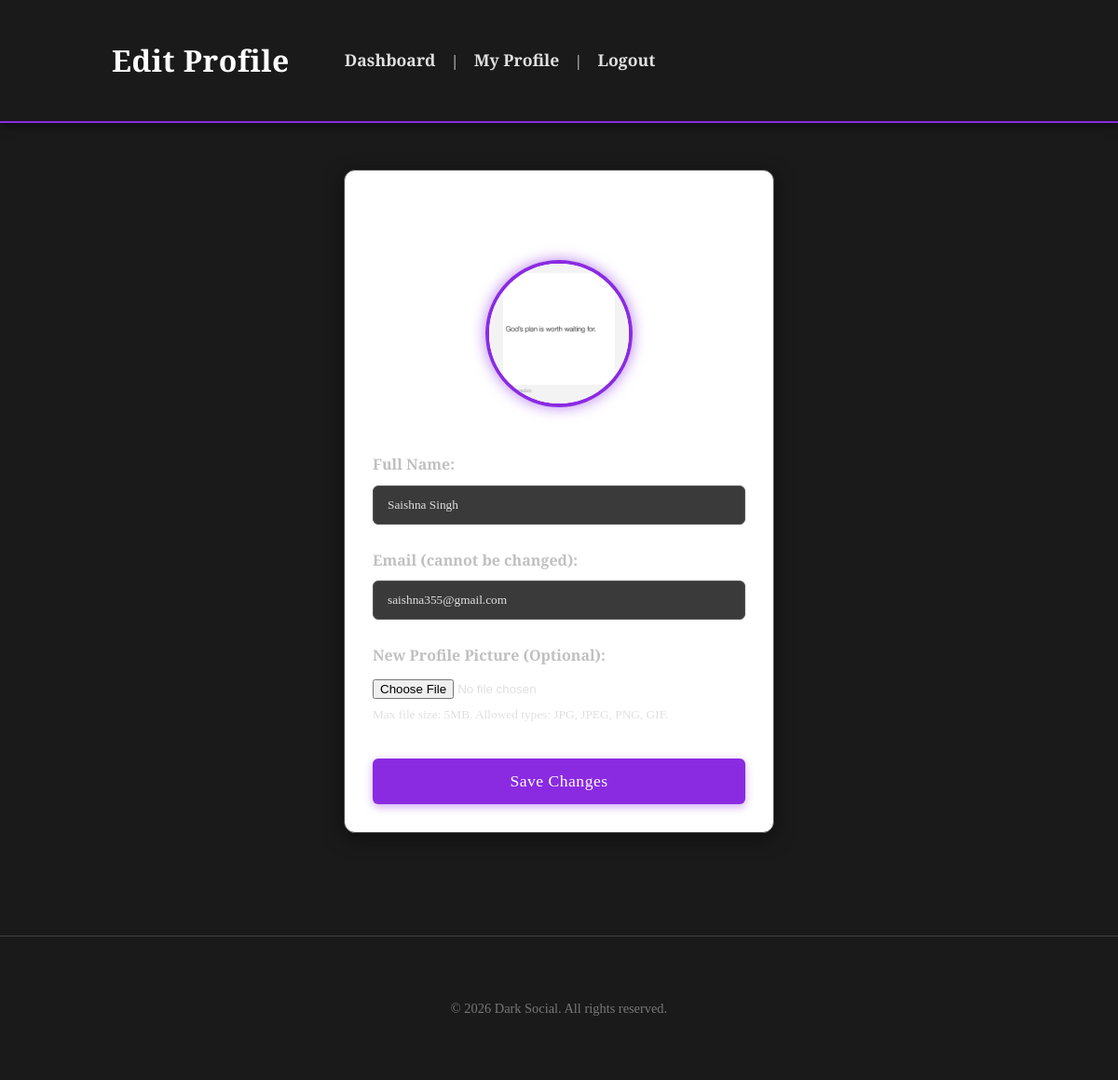
The page /pages/edit_profile.php (signed in) on the database its author committed.
### tables this page shows
CREATE TABLE `users` (
  `user_id` int(11) NOT NULL,
  `full_name` varchar(255) NOT NULL,
  `email` varchar(255) NOT NULL,
  `password_hash` varchar(255) NOT NULL,
  `profile_picture` varchar(255) DEFAULT NULL,
  `created_at` timestamp NOT NULL DEFAULT current_timestamp()
);

### pages/edit_profile.php (the view, shortened to what this page needs)
<?php
require_once '../includes/db_connection.php';
$current_user_id = $_SESSION['user_id'];
$user_data = [];
try {
    $sql_user = "SELECT user_id, full_name, email, profile_picture FROM users WHERE user_id = ?";
    $stmt_user = $pdo->prepare($sql_user);
    $stmt_user->execute([$current_user_id]);
    $user_data = $stmt_user->fetch();
} catch (PDOException $e) {
    die("Error fetching user data: " . $e->getMessage());
}
?>
<!DOCTYPE html>
<html lang="en">
<head>
    <link rel="stylesheet" href="../css/style.css">
</head>
<body>
    <header class="dashboard-header">
        <div class="container">
            <h1>Edit Profile</h1>
            <nav>
                <a href="dashboard.php">Dashboard</a> |
                <a href="profile.php?user_id=<?php echo htmlspecialchars($_SESSION['user_id']); ?>">My Profile</a> |
                <a href="logout.php">Logout</a>
            </nav>
        </div>
    </header>
    <div class="container">
        <section class="edit-profile-section">
            <h2>Update Your Information</h2>
            <div class="current-profile-pic-display">
                <img src="<?php echo htmlspecialchars($user_data['profile_picture'] ? '../' . $user_data['profile_picture'] : '../images/default_profile.png'); ?>" alt="Current Profile Picture" class="profile-pic-large">
            </div>
            <form action="edit_profile.php" method="post" enctype="multipart/form-data">
                <div class="form-group">
                    <label for="full_name">Full Name:</label>
                    <input type="text" id="full_name" name="full_name" value="<?php echo htmlspecialchars($user_data['full_name']); ?>" required>
                </div>
                <div class="form-group">
                    <label for="email">Email (cannot be changed):</label>
                    <input type="email" id="email" name="email" value="<?php echo htmlspecialchars($user_data['email']); ?>" readonly>
                </div>
                <div class="form-group">
                    <label for="profile_image">New Profile Picture (Optional):</label>
                    <input type="file" id="profile_image" name="profile_image" accept=".jpg,.jpeg,.png,.gif">
                    <small>Max file size: 5MB. Allowed types: JPG, JPEG, PNG, GIF.</small>
                </div>
                <button type="submit" class="btn">Save Changes</button>
            </form>
        </section>
    </div>
    <footer>
        <div class="container">
            <p>&copy; <?php echo date('Y'); ?> Dark Social. All rights reserved.</p>
        </div>
    </footer>
</body>
</html>

### css/style.css (style rules this page uses)
body { font-family: 'Crimson Text', serif; margin: 0; padding: 0; background-color: #1a1a1a; color: #e0e0e0; line-height: 1.7; }
h1, h2, h3, h4, h5, h6 { font-family: 'Playfair Display', serif; color: #8a2be2; margin-top: 0; margin-bottom: 15px; letter-spacing: 0.5px; }
a { color: #8a2be2; text-decoration: none; transition: color 0.3s ease; }
.container { width: 90%; max-width: 960px; margin: 0 auto; padding: 20px 0; }
.login-form, .register-form, .forgot-password-form, .set-password-form, .edit-profile-section, .search-section, .messages-container, .conversation-list, .message-area, .create-post-section, .profile-section, .user-info-box { background-color: #2c2c2c; padding: 35px; border-radius: 12px; box-shadow: 0 5px 20px rgba(0, 0, 0, 0.5); max-width: 400px; margin: 40px auto; text-align: center; border: 1px solid #444; }
.form-group { margin-bottom: 25px; text-align: left; }
.form-group label { display: block; margin-bottom: 8px; font-weight: bold; color: #c0c0c0; }
.form-group input[type="text"], .form-group input[type="email"], .form-group input[type="password"], .form-group textarea { width: 100%; padding: 12px 15px; border: 1px solid #555; border-radius: 6px; box-sizing: border-box; background-color: #3a3a3a; color: #e0e0e0; font-family: 'Crimson Text', serif; }
.btn { background-color: #8a2be2; color: white; padding: 14px 25px; border: none; border-radius: 6px; cursor: pointer; font-size: 1.1em; font-family: 'Playfair Display', serif; letter-spacing: 0.5px; transition: background-color 0.3s ease, transform 0.2s ease; width: 100%; margin-top: 10px; box-shadow: 0 3px 10px rgba(138, 43, 226, 0.4); }
.dashboard-header { background-color: #1a1a1a; color: white; padding: 18px 0; box-shadow: 0 3px 10px rgba(0,0,0,0.5); border-bottom: 2px solid #8a2be2; }
.dashboard-header h1 { color: white; margin: 0; display: inline-block; vertical-align: middle; font-size: 2em; }
.dashboard-header nav { display: inline-block; vertical-align: middle; margin-left: 40px; }
.dashboard-header nav a { color: #e0e0e0; text-decoration: none; margin: 0 15px; font-size: 1.1em; font-weight: bold; transition: color 0.3s ease; }
.profile-pic-large { width: 150px; height: 150px; border-radius: 50%; object-fit: cover; margin-bottom: 15px; border: 4px solid #8a2be2; box-shadow: 0 0 15px rgba(138, 43, 226, 0.6); }
footer { text-align: center; padding: 30px; margin-top: 50px; color: #777; font-size: 0.9em; border-top: 1px solid #444; }

### pages/edit_profile.php (style rules this page uses)
.edit-profile-section { background-color: #ffffffff; padding: 30px; border-radius: 12px; box-shadow: 0 5px 20px rgba(0, 0, 0, 0.5); border: 1px solid #444; margin-top: 30px; }
.edit-profile-section h2 { color: #ffffff; text-align: center; margin-bottom: 25px; }
.current-profile-pic-display { text-align: center; margin-bottom: 25px; }

### rows shown on the page
users: profile_picture (picture), full_name "Saishna Singh", email "saishna355@gmail.com"
